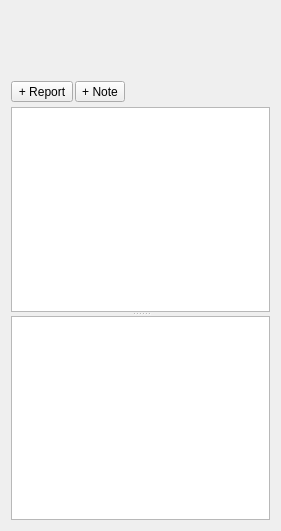
   <widget class="QWidget" name="verticalLayoutWidget_4">
    <property name="geometry">
     <rect>
      <x>810</x>
      <y>0</y>
      <width>281</width>
      <height>531</height>
     </rect>
    </property>
    <layout class="QVBoxLayout" name="verticalLayout_6">
     <property name="spacing">
      <number>5</number>
     </property>
     <item>
      <layout class="QHBoxLayout" name="horizontalLayout_11">
       <property name="spacing">
        <number>20</number>
       </property>
       <item>
        <spacer name="verticalSpacer">
         <property name="orientation">
          <enum>Qt::Vertical</enum>
         </property>
         <property name="sizeType">
          <enum>QSizePolicy::Fixed</enum>
         </property>
         <property name="sizeHint" stdset="0">
          <size>
           <width>20</width>
           <height>70</height>
          </size>
         </property>
        </spacer>
       </item>
      </layout>
     </item>
     <item>
      <layout class="QHBoxLayout" name="horizontalLayout_9">
       <property name="spacing">
        <number>2</number>
       </property>
       <item>
        <widget class="QToolButton" name="toolButton_addReport">
         <property name="maximumSize">
          <size>
           <width>80</width>
           <height>16777215</height>
          </size>
         </property>
         <property name="focusPolicy">
          <enum>Qt::NoFocus</enum>
         </property>
         <property name="text">
          <string>+ Report</string>
         </property>
         <property name="icon">
          <iconset>
           <normaloff>icons/add_report.png</normaloff>icons/add_report.png</iconset>
         </property>
         <property name="iconSize">
          <size>
           <width>20</width>
           <height>20</height>
          </size>
         </property>
         <property name="toolButtonStyle">
          <enum>Qt::ToolButtonTextBesideIcon</enum>
         </property>
        </widget>
       </item>
       <item>
        <widget class="QToolButton" name="toolButton_addNote">
         <property name="maximumSize">
          <size>
           <width>70</width>
           <height>16777215</height>
          </size>
         </property>
         <property name="focusPolicy">
          <enum>Qt::NoFocus</enum>
         </property>
         <property name="text">
          <string>+ Note</string>
         </property>
         <property name="icon">
          <iconset>
           <normaloff>icons/add_note.png</normaloff>icons/add_note.png</iconset>
         </property>
         <property name="iconSize">
          <size>
           <width>20</width>
           <height>20</height>
          </size>
         </property>
         <property name="toolButtonStyle">
          <enum>Qt::ToolButtonTextBesideIcon</enum>
         </property>
        </widget>
       </item>
       <item>
        <spacer name="horizontalSpacer_5">
         <property name="orientation">
          <enum>Qt::Horizontal</enum>
         </property>
         <property name="sizeHint" stdset="0">
          <size>
           <width>40</width>
           <height>20</height>
          </size>
         </property>
        </spacer>
       </item>
      </layout>
     </item>
     <item>
      <widget class="QSplitter" name="splitter">
       <property name="sizePolicy">
        <sizepolicy hsizetype="Preferred" vsizetype="Expanding">
         <horstretch>0</horstretch>
         <verstretch>0</verstretch>
        </sizepolicy>
       </property>
       <property name="orientation">
        <enum>Qt::Vertical</enum>
       </property>
       <widget class="QTextBrowser" name="textBrowser_history">
        <property name="sizePolicy">
         <sizepolicy hsizetype="Expanding" vsizetype="Expanding">
          <horstretch>0</horstretch>
          <verstretch>0</verstretch>
         </sizepolicy>
        </property>
        <property name="html">
         <string>&lt;!DOCTYPE HTML PUBLIC &quot;-//W3C//DTD HTML 4.0//EN&quot; &quot;http://www.w3.org/TR/REC-html40/strict.dtd&quot;&gt;
&lt;html&gt;&lt;head&gt;&lt;meta name=&quot;qrichtext&quot; content=&quot;1&quot; /&gt;&lt;meta charset=&quot;utf-8&quot; /&gt;&lt;style type=&quot;text/css&quot;&gt;
p, li { white-space: pre-wrap; }
hr { height: 1px; border-width: 0; }
li.unchecked::marker { content: &quot;\2610&quot;; }
li.checked::marker { content: &quot;\2612&quot;; }
&lt;/style&gt;&lt;/head&gt;&lt;body style=&quot; font-family:'.AppleSystemUIFont'; font-size:13pt; font-weight:400; font-style:normal;&quot;&gt;
&lt;p style=&quot;-qt-paragraph-type:empty; margin-top:0px; margin-bottom:0px; margin-left:0px; margin-right:0px; -qt-block-indent:0; text-indent:0px;&quot;&gt;&lt;br /&gt;&lt;/p&gt;&lt;/body&gt;&lt;/html&gt;</string>
        </property>
       </widget>
       <widget class="QTextBrowser" name="textBrowser_metadata"/>
      </widget>
     </item>
    </layout>
   </widget>
